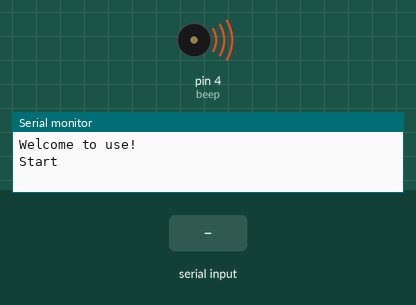
Recording of a sketch running on a simulated Arduino Uno, built with avr-gcc and run on an emulated ATmega328P. On the bench: buzzer (waves = sounding, pin HIGH), the last lines printed to the serial monitor. The inputs (shaded band) are chosen by the test bench.

Above: at 2.8 s.
2.9 s: "b" received over the second serial link
At 3.15 s:
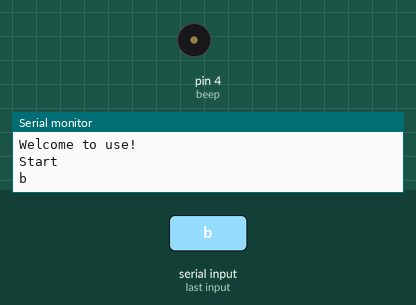
4.4 s: "a" received over the second serial link
At 5.2 s:
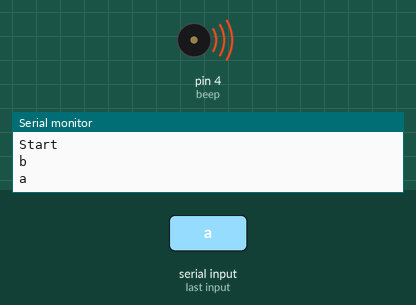
5.9 s: "c" received over the second serial link
At 6.05 s:
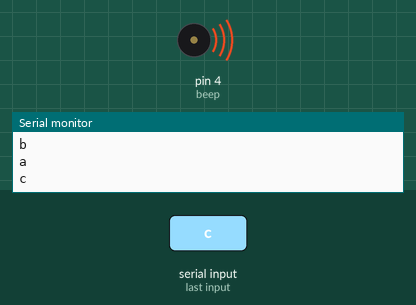
Timing chart, 0 to 8.9 s (numbered marks = the images above; inputs shaded):
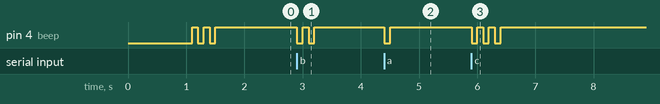

The sketch:

smartlock_unor3.ino
```cpp
#include <SoftwareSerial.h>
SoftwareSerial mySerial(2, 3); //RX=2,TX=3 ESP8266
int beep = 4;

void setup() {
  pinMode(beep, OUTPUT); //蜂鸣器
  digitalWrite(beep, LOW);
  Serial.begin(9600);
  Serial.print("Welcome to use!\n");
  while (!Serial) {
    ;
  }
  mySerial.begin(9600);
  delay(1000);
  Serial.println("Start");
  openBeep(3);
}
void openBeep(int times)
{
  for (int i = 0; i < times; i++)
  {
    digitalWrite(beep, LOW);
    delay(100);
    digitalWrite(beep, HIGH);
    delay(100);
  }
}
void loop() {
  if (mySerial.available())
  {
    String comdata = "";
    int i = 0;
    while (mySerial.available() > 0)
    {
      i++;
      char a = char(mySerial.read());
      comdata += a;
      delay(2);
    }
    Serial.println(comdata);

    if (comdata == "a" )
    {
      openBeep(1);
    }
    else if (comdata == "b" )
    {
      openBeep(2);
    }
    else if (comdata == "c" )
    {
      openBeep(3);
    }
    else if (comdata == "d" )
    {
      openBeep(4);
    }

  }
}
```

Measured:
- after the input at 2.9 s, pin 4 (beep): alternates HIGH for 0.10 s and LOW for 0.10 s, 4 changes in all, then stays HIGH, starting at once
- after the input at 4.4 s, pin 4 (beep): HIGH → LOW at once, → HIGH 0.10 s later
- after the input at 5.9 s, pin 4 (beep): alternates HIGH for 0.10 s and LOW for 0.10 s, 6 changes in all, then stays HIGH, starting at once
